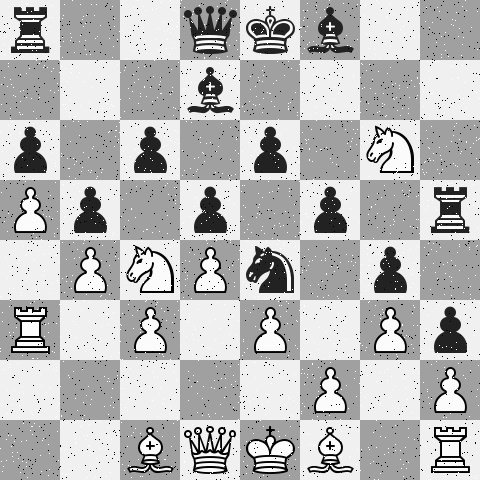
//> input picture HW2/Parts/Part_5/p5_board_3b_grain.jpg, 480 x 480 px
$ ./p5b_code   (built with g++ and OpenCV 4)
//> lines starting //> are read from the running program, lines starting //| are printed output that depends on the picture; after the words box and inside, x2 and y2 are one past the last pixel; in counts of white or black regions, pixels touching at a corner belong together
//
// Created by Karter Krueger on 2/23/20.
//

#include <opencv2/highgui/highgui.hpp>
#include <opencv2/imgproc.hpp>
#include <iostream>
#include <fstream>

using namespace std;
using namespace cv;

Mat binary_piece(const std::string& filename);
void color_pieces(const Mat& input_binary, const Mat& piece_black, const Mat& piece_white, string arr[8][8], const string& name);

int main() {
    Mat input = imread("/Users/kskrueger/CLionProjects/CV/src/cs575/HW2-2020/input/Part_5/p5_board_3b_grain.jpg");
//> input is the input picture: 480 rows x 480 cols, CV_8UC3; min 0, max 255, mean 184.2
    imshow("Input", input);

    // Screenshots of the pieces are read in and then we can use as structuring elements
    Mat pawn_black = binary_piece("/Users/kskrueger/CLionProjects/CV/src/cs575/HW2-2020/input/Part_5/Black_Pawn.png");
    Mat pawn_white = binary_piece("/Users/kskrueger/CLionProjects/CV/src/cs575/HW2-2020/input/Part_5/White_Pawn.png");
    Mat queen_black = binary_piece("/Users/kskrueger/CLionProjects/CV/src/cs575/HW2-2020/input/Part_5/Black_Queen.png");
    Mat queen_white = binary_piece("/Users/kskrueger/CLionProjects/CV/src/cs575/HW2-2020/input/Part_5/White_Queen.png");
    Mat rook_black = binary_piece("/Users/kskrueger/CLionProjects/CV/src/cs575/HW2-2020/input/Part_5/Black_Rook.png");
    Mat rook_white = binary_piece("/Users/kskrueger/CLionProjects/CV/src/cs575/HW2-2020/input/Part_5/White_Rook.png");
    Mat bishop_black = binary_piece("/Users/kskrueger/CLionProjects/CV/src/cs575/HW2-2020/input/Part_5/Black_Bishop.png");
    Mat bishop_white = binary_piece("/Users/kskrueger/CLionProjects/CV/src/cs575/HW2-2020/input/Part_5/White_Bishop.png");
    Mat king_black = binary_piece("/Users/kskrueger/CLionProjects/CV/src/cs575/HW2-2020/input/Part_5/Black_King.png");
    Mat king_white = binary_piece("/Users/kskrueger/CLionProjects/CV/src/cs575/HW2-2020/input/Part_5/White_King.png");
    Mat knight_black = binary_piece("/Users/kskrueger/CLionProjects/CV/src/cs575/HW2-2020/input/Part_5/Black_Knight.png");
    Mat knight_white = binary_piece("/Users/kskrueger/CLionProjects/CV/src/cs575/HW2-2020/input/Part_5/White_Knight.png");

    Mat input_gray, input_binary;
    cvtColor(input, input_gray, COLOR_BGR2GRAY);
    threshold(input_gray, input_binary, 120, 255, THRESH_BINARY_INV);
    dilate(input_binary, input_binary, getStructuringElement(MORPH_RECT, Size(3, 3)));
    erode(input_binary, input_binary, getStructuringElement(MORPH_RECT, Size(3, 3)));
    dilate(input_binary, input_binary, getStructuringElement(MORPH_RECT, Size(3, 3)));

    string pieces[8][8];
    for (int i = 0; i < 8; i++) {
        for (int j = 0; j < 8; j++) {
            char tmp[10];
            sprintf(tmp, "%c%d: Empty", 'A'+i, (8-j));
            pieces[j][i] = tmp;
        }
    }

    color_pieces(input_binary, pawn_black, pawn_white, pieces, "Pawn");
    color_pieces(input_binary, queen_black, queen_white, pieces, "Queen");
    color_pieces(input_binary, rook_black, rook_white, pieces, "Rook");
    color_pieces(input_binary, bishop_black, bishop_white, pieces, "Bishop");
    color_pieces(input_binary, king_black, king_white, pieces, "King");
    color_pieces(input_binary, knight_black, knight_white, pieces, "Knight");

    ofstream outFile;
    outFile.open("p5b_out_3.txt");
    for (int i = 0; i < 8; i++) {
        for (int j = 0; j < 8; j++) {
            outFile << pieces[i][j] << endl;
        }
        outFile << endl;
    }
    outFile.close();
    return 0;
}

Mat binary_piece(const std::string& filename) {
    Mat piece = imread(filename);
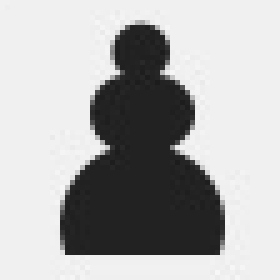
//> input picture HW2/Parts/Part_5/Black_Pawn.png, 56 x 56 px (shown 5 times larger)
//> piece is the input picture: 56 rows x 56 cols, CV_8UC3; min 28, max 247, mean 176.2
    cvtColor(piece, piece, COLOR_BGR2GRAY);
//> piece: 56 rows x 56 cols, CV_8UC1
    threshold(piece, piece, 80, 255, THRESH_BINARY_INV);
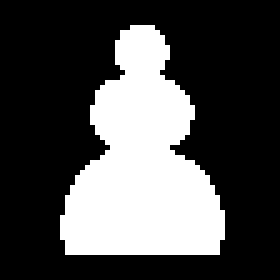
//> piece: 56 rows x 56 cols, CV_8UC1 (shown 5 times larger); 30.2% white; 1 white region, box (x1, y1, x2, y2) and area: (12, 5, 45, 51) 946
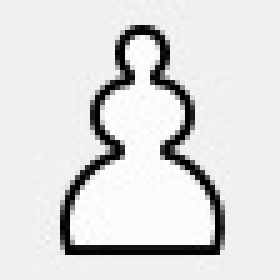
//> input picture HW2/Parts/Part_5/White_Pawn.png, 56 x 56 px (shown 5 times larger)
//> in binary_piece, piece is the input picture: 56 rows x 56 cols, CV_8UC3; min 0, max 255, mean 220.9
//> in binary_piece (call 2), `threshold(piece, piece, 80, 255, THRESH_BINARY_INV);`: piece: 56 rows x 56 cols, CV_8UC1; 8.1% white in thin lines or dots, all inside (x1, y1, x2, y2) = (12, 5, 45, 51)
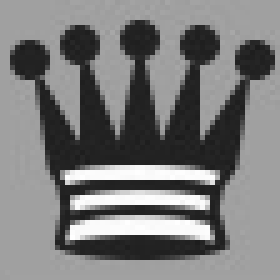
//> input picture HW2/Parts/Part_5/Black_Queen.png, 56 x 56 px (shown 5 times larger)
//> in binary_piece, piece is the input picture: 56 rows x 56 cols, CV_8UC3; min 28, max 255, mean 122.4
//> in binary_piece (call 3), `threshold(piece, piece, 80, 255, THRESH_BINARY_INV);`: piece: 56 rows x 56 cols, CV_8UC1; 34.4% white; 1 white region, box (x1, y1, x2, y2) and area: (2, 4, 55, 52) 1080
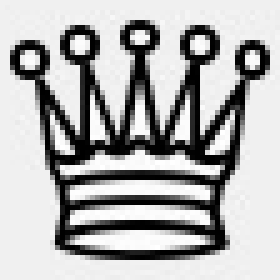
//> input picture HW2/Parts/Part_5/White_Queen.png, 56 x 56 px (shown 5 times larger)
//> in binary_piece, piece is the input picture: 56 rows x 56 cols, CV_8UC3; min 0, max 255, mean 176.3
//> in binary_piece (call 4), `threshold(piece, piece, 80, 255, THRESH_BINARY_INV);`: piece: 56 rows x 56 cols, CV_8UC1; 24.7% white in thin lines or dots, all inside (x1, y1, x2, y2) = (2, 4, 54, 52)
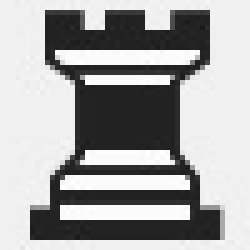
//> input picture HW2/Parts/Part_5/Black_Rook.png, 50 x 50 px (shown 5 times larger)
//> in binary_piece, piece is the input picture: 50 rows x 50 cols, CV_8UC3; min 26, max 255, mean 164.7
//> in binary_piece (call 5), `threshold(piece, piece, 80, 255, THRESH_BINARY_INV);`:
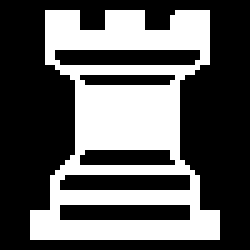
//> piece: 50 rows x 50 cols, CV_8UC1 (shown 5 times larger); 37% white; 1 white region, box (x1, y1, x2, y2) and area: (6, 2, 44, 48) 924
//> White_Rook.png cannot be read in this run, so this picture is empty
//> (the run ends here: the program stops with an error, at `cvtColor(piece, piece, COLOR_BGR2GRAY);`)
